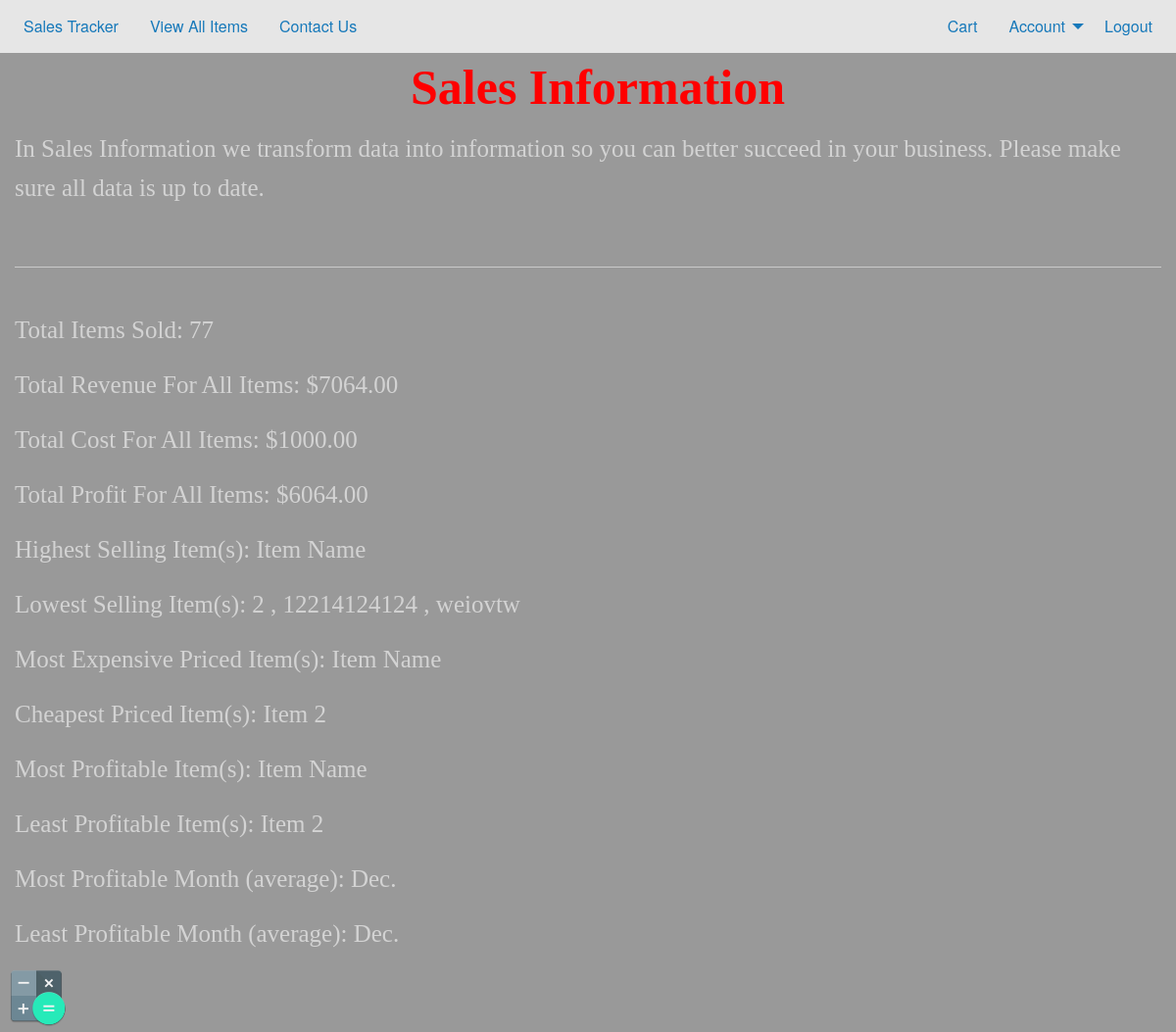
The app's page /account/sales_info/ (signed in), older data.
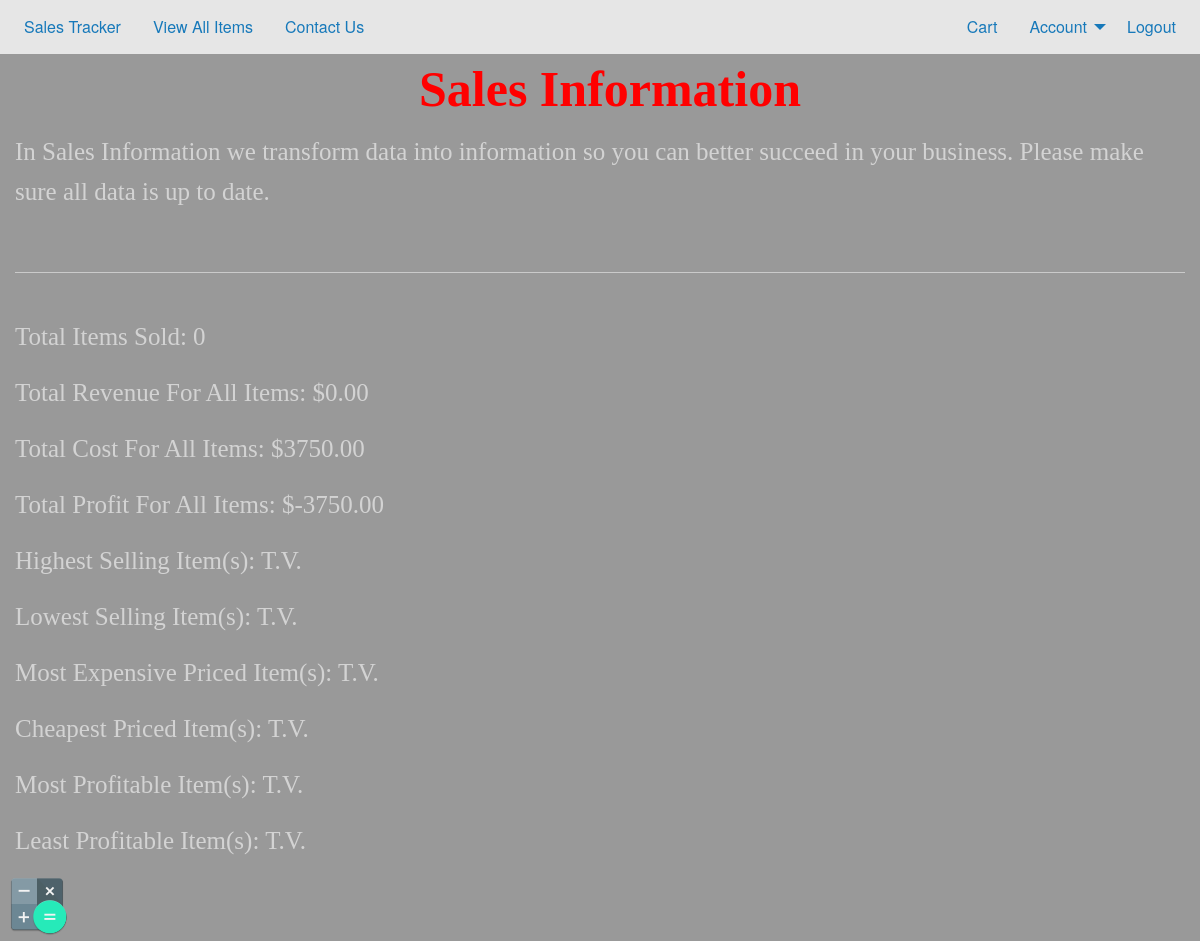
The same page, newer data.
### main_app/models.py (models this page shows, shortened)
class Item(models.Model):
	user = models.ForeignKey(
		User,
		on_delete = models.CASCADE,
		null = True
	)
	name = models.CharField(
		max_length = 32
	)
	cost = models.DecimalField(
		max_digits = 12,
		decimal_places = 2,
		default = 0.00
	)
	price = models.DecimalField(
		max_digits = 12,
		decimal_places = 2,
		default = 0.00
	)
	units_purchased = models.IntegerField(
		default = 0
	)
	units_available = models.IntegerField(
		default = 0
	)
	units_previously_sold = models.IntegerField(
		default = 0
	)
	units_sold = models.IntegerField(
		default = 0
	)
	sale_start = models.DateTimeField(
		null = True,
		blank = True
	)
	sale_end = models.DateTimeField(
		null = True,
		blank = True
	)
	discount_start = models.DateTimeField(
		null = True,
		blank = True
	)
	discount_end = models.DateTimeField(
		null = True,
		blank = True
	)
	details = models.TextField()
	date_created = models.DateTimeField(
		auto_now_add = True
	)
	date_updated = models.DateTimeField(
		auto_now = True
	)

### main_app/views.py (the view)
# urls.py: url(r'^account/sales_info/$', views.sales_info, name="sales_info"),
@login_required
def sales_info(request):
	items = Item.objects.filter(user=request.user)
	total_units_sold = 0
	total_cost = 0
	total_revenue = 0
	months = {}
	for item in items:
		total_units_sold = total_units_sold + item.units_sold
		total_cost = total_cost + (item.cost * item.units_purchased)
		total_revenue = total_revenue + (item.price * item.units_sold)
		dates_sold = ItemUnitSoldDate.objects.filter(item=item)
		for date_sold in dates_sold:
			month = str(date_sold.date).split('-')[1]
			if not months.get(month):
				months[month] = (item.price - item.cost) * date_sold.amount
			else:
				months[month] = months[month] + ((item.price - item.cost) * date_sold.amount)
	most_profitable_months = []
	most_profitable_month_amount = -1
	least_profitable_months = []
	least_profitable_month_amount = float('inf')
	for month, profit in months.items():
		if profit > most_profitable_month_amount:
			most_profitable_months = []
			most_profitable_months.append(MONTH_NUM_TO_NAME[int(month)] + ".")
			most_profitable_month_amount = profit
		elif profit == most_profitable_month_amount:
			most_profitable_months.append(MONTH_NUM_TO_NAME[int(month)] + ".")
		if profit < least_profitable_month_amount:
			least_profitable_months = []
			least_profitable_months.append(MONTH_NUM_TO_NAME[int(month)] + ".")
			least_profitable_month_amount = profit
		elif profit == least_profitable_month_amount:
			least_profitable_months.append(MONTH_NUM_TO_NAME[int(month)] + ".")
	highest_selling_items = items.order_by('-units_sold')
	highest_selling_items_range = 1
	for i in range(0, len(highest_selling_items)):
		if i + 1 < len(highest_selling_items):
			if highest_selling_items[i + 1].units_sold == highest_selling_items[i].units_sold:
				highest_selling_items_range = highest_selling_items_range + 1
			else:
				break
		else:
			break
	lowest_selling_items = items.order_by('units_sold')
	lowest_selling_items_range = 1
	for i in range(0, len(lowest_selling_items)):
		if i + 1 < len(lowest_selling_items):
			if lowest_selling_items[i + 1].units_sold == lowest_selling_items[i].units_sold:
				lowest_selling_items_range = lowest_selling_items_range + 1
			else:
				break
		else:
			break
	most_expensive_items = items.order_by('-price')
	most_expensive_items_range = 1
	for i in range(0, len(most_expensive_items)):
		if i + 1 < len(most_expensive_items):
			if most_expensive_items[i + 1].price == most_expensive_items[i].price:
				most_expensive_items_range = most_expensive_items_range + 1
			else:
				break
		else:
			break
	cheapest_items = items.order_by('price')
	cheapest_items_range = 1
	for i in range(0, len(cheapest_items)):
		if i + 1 < len(cheapest_items):
			if cheapest_items[i + 1].price == cheapest_items[i].price:
				cheapest_items_range = cheapest_items_range + 1
			else:
				break
		else:
			break
	most_profitable_items = []
	most_profitable_items_amount = -1
	least_profitable_items = []
	least_profitable_items_amount = float('inf')
	for item in items:
		profit = item.price - item.cost
		if profit > most_profitable_items_amount:
			most_profitable_items = []
			most_profitable_items.append(item)
			most_profitable_items_amount = profit
		elif profit == most_profitable_items_amount:
			most_profitable_items.append(item)
		if profit < least_profitable_items_amount:
			least_profitable_items = []
			least_profitable_items.append(item)
			least_profitable_items_amount = profit
		elif profit == least_profitable_items_amount:
			least_profitable_items.append(item)
	context = {
		'total_units_sold': total_units_sold,
		'total_cost': total_cost,
		'total_revenue': total_revenue,
		'total_profit': total_revenue - total_cost,
		'highest_selling_items': highest_selling_items[:highest_selling_items_range],
		'lowest_selling_items': lowest_selling_items[:lowest_selling_items_range],
		'most_expensive_items': most_expensive_items[:most_expensive_items_range],
		'cheapest_items': cheapest_items[:cheapest_items_range],
		'most_profitable_items': most_profitable_items,
		'least_profitable_items': least_profitable_items,
		'most_profitable_months': most_profitable_months,
		'least_profitable_months': least_profitable_months
	}
	return render(request, 'account/sales_info.html', context)

### main_app/context_processors.py (called while the page is built)
def processors(request):
    if request.user.username and not AccountSettings.objects.filter(user=request.user):
        AccountSettings.objects.create(
            user = request.user,
            deny_chat = False,
            online = True,
        )
    deny_chat = "false"
    if request.user.username:
        if request.user.settings.deny_chat:
            deny_chat = "true"
    return {
        'website_name': "Sales Tracker",
        'username': request.user.username,
        'deny_chat': deny_chat
    }

### main_app/templates/account/sales_info.html (shortened to what this page needs)
{% extends 'base.html' %}
{% block content %}
	<body class="info">
        <h1 class="text-center">Sales Information</h1>
        <p>
            In Sales Information we transform data into information so you can
            better succeed in your business. Please make sure all data is up
            to date.
        </p>
        <br><hr><br>
        {% if user.is_authenticated %}
            <p>Total Items Sold: {{ total_units_sold }}</p>
            <p>Total Revenue For All Items: ${{ total_revenue }}</p>
            <p>Total Cost For All Items: ${{ total_cost }}</p>
            <p>Total Profit For All Items: ${{ total_profit }}</p>
            <p>
                Highest Selling Item(s):
                {% for item in highest_selling_items %}
                    {% if forloop.counter > 1 %}
                        , {{ item.name }}
                    {% else %}
                        {{ item.name }}
                    {% endif %}
                {% endfor %}
            </p>
            <p>
                Lowest Selling Item(s):
                {% for item in lowest_selling_items %}
                    {% if forloop.counter > 1 %}
                        , {{ item.name }}
                    {% else %}
                        {{ item.name }}
                    {% endif %}
                {% endfor %}
            </p>
            <p>
                Most Expensive Priced Item(s):
                {% for item in most_expensive_items %}
                    {% if forloop.counter > 1 %}
                        , {{ item.name }}
                    {% else %}
                        {{ item.name }}
                    {% endif %}
                {% endfor %}
            </p>
            <p>
                Cheapest Priced Item(s):
                {% for item in cheapest_items %}
                    {% if forloop.counter > 1 %}
                        , {{ item.name }}
                    {% else %}
                        {{ item.name }}
                    {% endif %}
                {% endfor %}
            </p>
            <p>
                Most Profitable Item(s):
                {% for item in most_profitable_items %}
                    {% if forloop.counter > 1 %}
                        , {{ item.name }}
                    {% else %}
                        {{ item.name }}
                    {% endif %}
                {% endfor %}
            </p>
            <p>
                Least Profitable Item(s):
                {% for item in least_profitable_items %}
                    {% if forloop.counter > 1 %}
                        , {{ item.name }}
                    {% else %}
                        {{ item.name }}
                    {% endif %}
                {% endfor %}
            </p>
            <p>
                {% if most_profitable_months %}
                    Most Profitable Month (average):
                    {% for month in most_profitable_months %}
                        {% if forloop.counter > 1 %}
                            , {{ month }}
                        {% else %}
                            {{ month }}
                        {% endif %}
                    {% endfor %}
                {% endif %}
            </p>
            <p>
                {% if least_profitable_months %}
                    Least Profitable Month (average):
                    {% for month in least_profitable_months %}
                        {% if forloop.counter > 1 %}
                            , {{ month }}
                        {% else %}
                            {{ month }}
                        {% endif %}
                    {% endfor %}
                {% endif %}
            </p>
        {% else %}
            <p>Please log in to view your Sales Information.</p>
        {% endif %}
	</body>
{% endblock %}

### main_app/templates/base.html (shortened to what this page needs)
<!DOCTYPE html>
{% load static %}
<html class="no-js" lang="en" dir="ltr">
	<head>
		<link rel="stylesheet" href="{% static 'css/foundation.min.css' %}"/>
		<link rel="stylesheet" href="{% static 'css/app.css' %}"/>
	</head>
	<body>
		<nav class="top-bar">
			<ul class="menu">
				<li><a href="{% url 'index' %}">Sales Tracker</a></li>
				<li><a href="{% url 'all_items' %}">View All Items</a></li>
				{% if user.is_authenticated %}
					<li><a href="{% url 'contact_us' %}">Contact Us</a></li>
				{% endif %}
			</ul>
			<div class="top-bar-right">
				<ul class="menu">
					{% if user.is_authenticated %}
						<li><a href="{% url 'cart' %}">Cart</a></li>
						<ul class="dropdown menu" data-dropdown-menu>
							<li>
								<a href="{% url 'account' %}">Account</a>
							</li>
							<a href="{% url 'logout' %}">Logout</a>
						</ul>
					{% else %}
						<a href="{% url 'register' %}">Register</a>
						<a href="{% url 'login' %}">Login</a>
					{% endif %}
				</ul>
			</div>
		</nav>
		<input id="calc-btn" type="image" src="{% static 'media/icons/calculator-icon.png' %}" onclick="toggleCalculator()"/>
		<div class="grid-container">
			{% block content %}{% endblock %}
		</div>
	</body>
</html>

### main_app/static/css/app.css (style rules this page uses)
h1 { color: red; font-size: 50px; font-family: "Times New Roman"; font-weight: bold; text-indent: 20px; }
p { color: LightGrey; font-size: 25px; font-family: "Times New Roman"; }
body { background: SteelBlue; padding-bottom: 64px; }
body.info { background: linear-gradient( rgba(0, 0, 0, 0.4), rgba(0, 0, 0, 0.4) ), url("https://i.imgur.com/rvPX85F.png"); }
#calc-btn { position: fixed; left: 5px; bottom: 5px; cursor: pointer; }

Row changes from the older to the newer data that the page shows:
removed Item: name "Item Name"
removed Item: name "2"
removed Item: name "12214124124"
removed Item: name "weiovtw"
no longer on this page (row edited): Item: name "Item 2"
added Item: name "T.V."
Text that changed along with them:
{{ total_units_sold }}: "77" → "0"
{{ total_revenue }}: "7064.00" → "0.00"
{{ total_cost }}: "1000.00" → "3750.00"
{{ total_profit }}: "6064.00" → "-3750.00"
text no longer shown: "Most Profitable Month (average): Least Profitable Month (average):"
list line gone: "Dec."
